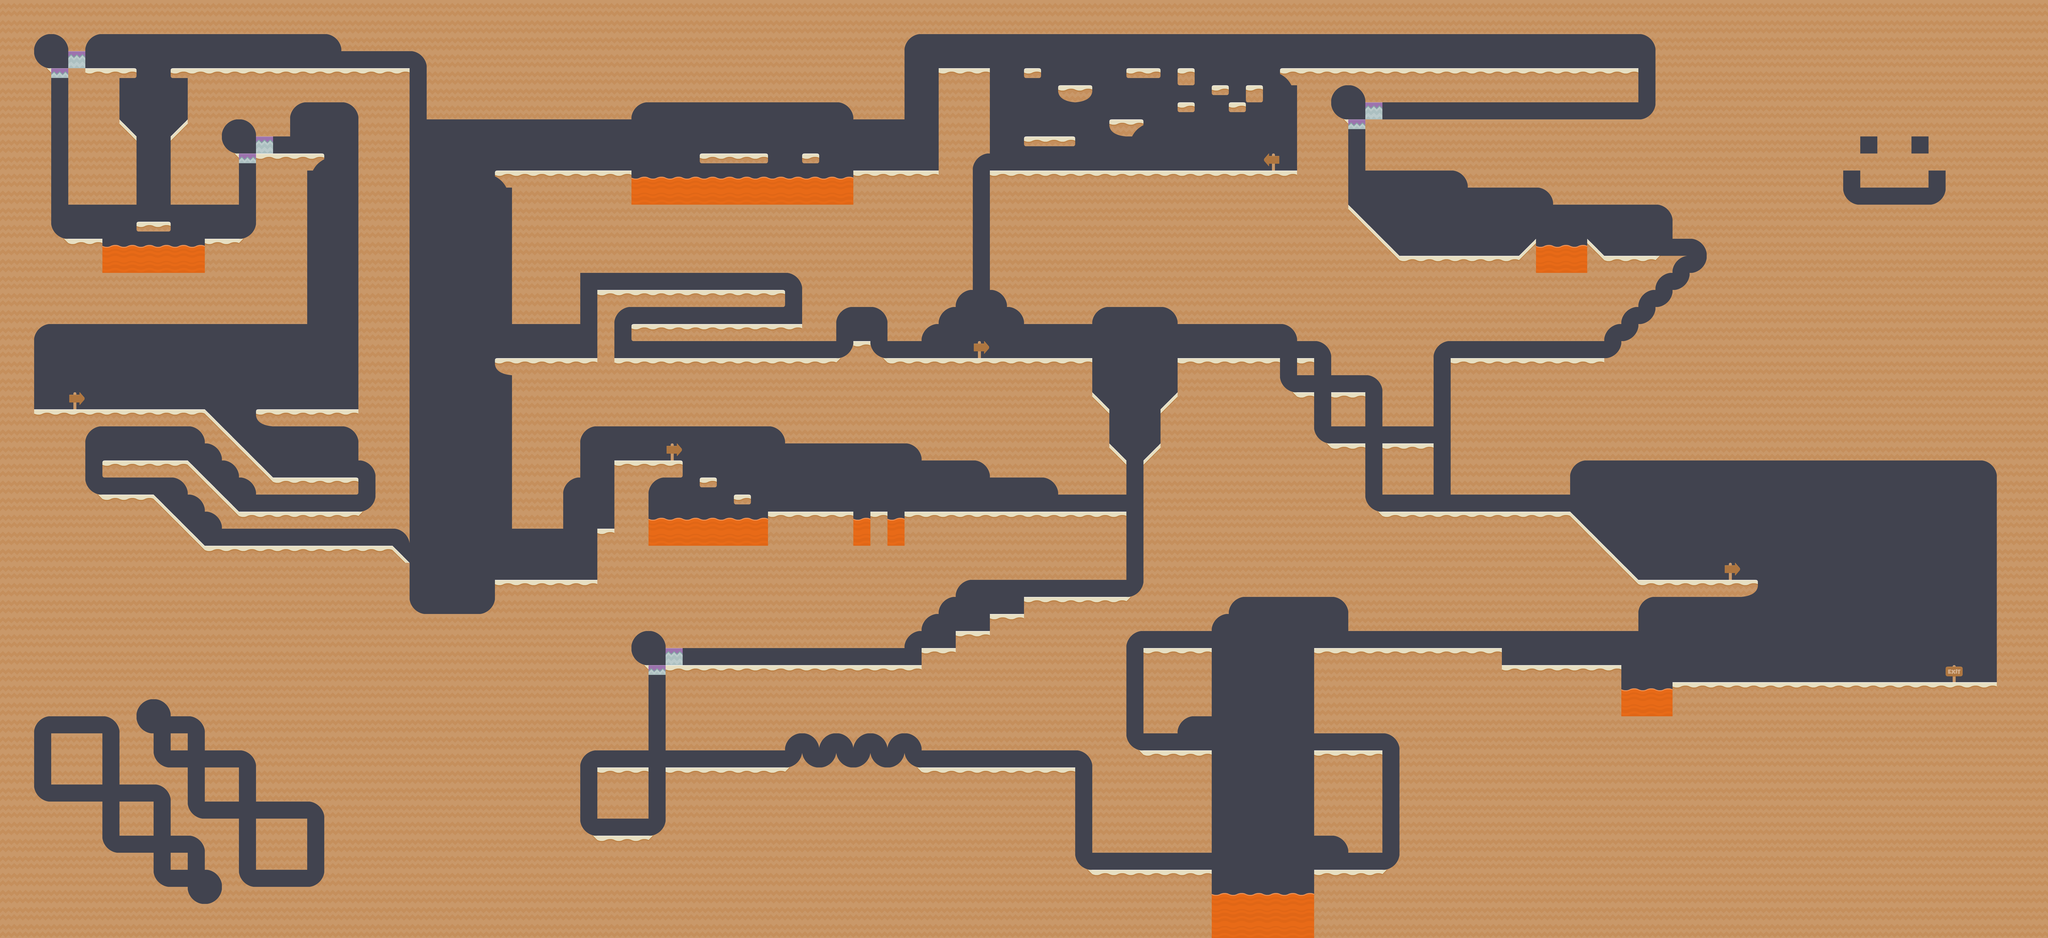

Below is a game level as drawn by its tile map, then a one-line description and the .tmx that defines it (tile-layer data replaced by summaries):
An orthogonal 120x55 tile map with 70x70 px tiles, 2 tile layers (Tile Layer 1, Tile Layer 2), 2 tilesets and 21 objects.

<map version="1.0" orientation="orthogonal" renderorder="right-down" width="120" height="55" tilewidth="70" tileheight="70" backgroundcolor="#41434f" nextobjectid="1">
 <tileset firstgid="1" name="tiles_spritesheet" tilewidth="70" tileheight="70" spacing="2">
  <image source="../Assets/Tiled2Unity/Textures/tiles_spritesheet.png" width="862" height="934" />
  <tile id="5">
   <objectgroup draworder="index">
    <object id="0" x="0" y="0">
     <polygon points="0,0 70,69.875 -0.25,70" />
    </object>
   </objectgroup>
  </tile>
  <tile id="17">
   <objectgroup draworder="index">
    <object id="0" x="0" y="0" width="70" height="70" />
   </objectgroup>
  </tile>
  <tile id="29">
   <objectgroup draworder="index">
    <object id="0" x="70" y="-0.375">
     <polygon points="0,0 -70.125,70.375 0.125,70.25" />
    </object>
   </objectgroup>
  </tile>
  <tile id="41">
   <objectgroup draworder="index">
    <object id="0" x="0" y="0" width="70" height="40.6364" />
   </objectgroup>
  </tile>
  <tile id="53">
   <objectgroup draworder="index">
    <object id="0" x="-0.181818" y="-0.181818" width="70.1818" height="40.7273" />
   </objectgroup>
  </tile>
  <tile id="65">
   <objectgroup draworder="index">
    <object id="0" x="-0.363636" y="-0.181818" width="70.4545" height="40.5455" />
   </objectgroup>
  </tile>
  <tile id="77">
   <objectgroup draworder="index">
    <object id="0" x="-0.363636" y="-0.0909091" width="70.5455" height="40.3636" />
   </objectgroup>
  </tile>
  <tile id="88">
   <objectgroup draworder="index">
    <object id="0" x="0" y="0" width="70" height="70" />
   </objectgroup>
  </tile>
  <tile id="89">
   <objectgroup draworder="index">
    <object id="0" x="69.7273" y="23.4545">
     <polyline points="0,0 0.272727,-23.5455 -69.9091,-23.5455 -69.9091,46.4545 -45.6364,46.5455 -41.8182,38.9091 -35.4545,29.5455 -28.0909,20.9091 -20.9091,13.9091 -13.8182,8.63636 -5.90909,3.54545 -0.181818,0" />
    </object>
   </objectgroup>
  </tile>
  <tile id="100">
   <objectgroup draworder="index">
    <object id="0" x="0" y="0" width="70" height="70" />
   </objectgroup>
  </tile>
  <tile id="101">
   <objectgroup draworder="index">
    <object id="0" x="0" y="-0.0909091">
     <polyline points="0,0 70,0.0909091 69.8182,26.1818 68.9091,33 66,40.2727 61.0909,46.7273 55.3636,52.5455 49.1818,56.8182 41.8182,60.6364 34.0909,63.9091 24.4545,67 14.7273,68.7273 6.09091,69.6364 0,69.9091 -0.181818,0.181818" />
    </object>
   </objectgroup>
  </tile>
  <tile id="112">
   <objectgroup draworder="index">
    <object id="0" x="-0.272727" y="-0.181818" width="70.3636" height="70.1818" />
   </objectgroup>
  </tile>
  <tile id="113">
   <objectgroup draworder="index">
    <object id="0" x="70" y="0">
     <polyline points="-0.272727,0.0909091 -70,0.0909091 -70.0909,23.5455 -60,29.5455 -48.2727,37.5455 -37.0909,49.0909 -29.6364,59.2727 -24,69.7273 -0.0909091,69.9091 0.0909091,0.363636" />
    </object>
   </objectgroup>
  </tile>
  <tile id="125">
   <objectgroup draworder="index">
    <object id="0" x="69.8182" y="-0.0909091">
     <polyline points="0,0 -70,0 -70,26.4545 -66.8182,38.9091 -59.4545,49.0909 -49.0909,56.6364 -34.2727,63.6364 -20,67.6364 0.363636,70.0909 0.181818,0.181818" />
    </object>
   </objectgroup>
  </tile>
  <tile id="137">
   <objectgroup draworder="index">
    <object id="0" x="0" y="0" width="70" height="70" />
   </objectgroup>
  </tile>
  <tile id="148">
   <objectgroup draworder="index">
    <object id="0" x="0" y="0" width="70" height="70" />
   </objectgroup>
  </tile>
  <tile id="152">
   <objectgroup draworder="index">
    <object id="0" x="0" y="0" width="70" height="70" />
   </objectgroup>
  </tile>
 </tileset>
 <tileset firstgid="157" name="loop" tilewidth="70" tileheight="70">
  <image source="../Assets/Tiled2Unity/Textures/Untitled.png" width="140" height="140" />
  <tile id="0">
   <objectgroup draworder="index">
    <object id="0" x="69.875" y="-0.25">
     <polyline points="0,0 -13.25,0.875 -24.25,3.875 -33.875,8.25 -42.5,13.625 -48.75,19.375 -53.75,25 -58.75,31.125 -65,42.75 -68.25,52.25 -70.5,70" />
    </object>
   </objectgroup>
  </tile>
  <tile id="1">
   <objectgroup draworder="index">
    <object id="0" x="70.625" y="70.25">
     <polyline points="0,0 -1.375,-14.375 -5.125,-26.75 -12.125,-40.375 -20,-49 -30.5,-58.125 -39.5,-63.625 -50.625,-68 -61.375,-70.125 -70.75,-71" />
    </object>
   </objectgroup>
  </tile>
  <tile id="2">
   <objectgroup draworder="index">
    <object id="0" x="-0.125" y="-0.125">
     <polyline points="0,0 1.375,18.375 6.625,31.75 13.125,41.625 21.875,51.375 29,57.375 35.5,61.375 44.375,65.875 54.125,68.625 70.375,70.75" />
    </object>
   </objectgroup>
  </tile>
  <tile id="3">
   <objectgroup draworder="index">
    <object id="0" x="0.125" y="70.5">
     <polyline points="0,0 12.75,-1.125 25.125,-4.375 34.375,-8.5 43.625,-14.75 51.5,-22.625 58,-30.125 62.875,-38.875 67.375,-48.625 69.625,-61.25 70.25,-70.875" />
    </object>
   </objectgroup>
  </tile>
 </tileset>
 <layer name="Tile Layer 1" width="120" height="55">
  <data>[6600 cells, 4922 non-empty, 28 distinct tile ids]</data>
 </layer>
 <layer name="Tile Layer 2" width="120" height="55">
  <data>[6600 cells, 4 non-empty, 2 distinct tile ids]</data>
 </layer>
</map>
